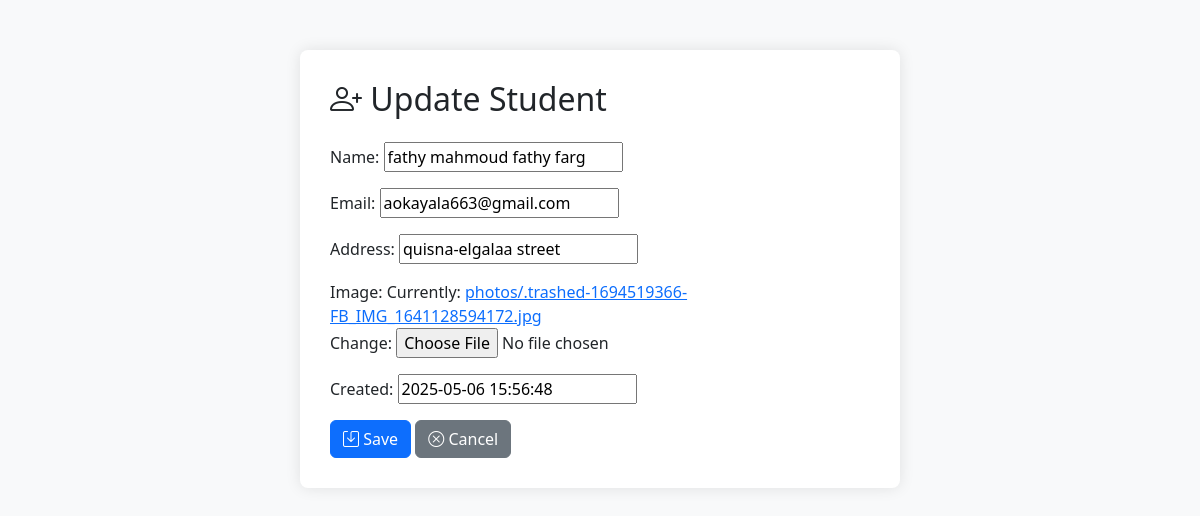
The app's page /update/5/ with its own data.
### student/models.py (models this page shows, shortened)
class Student(models.Model):
    name = models.CharField(max_length = 60)
    email = models.EmailField(max_length = 90, unique=True)
    address = models.CharField(max_length= 80)
    image = models.ImageField(upload_to='photos' , default='default.jpg')
    created = models.DateTimeField(default=timezone.now)
    class Meta:
        ordering = ['-created']

### student/views.py (the view)
class StudentUpdate(UpdateView):
    model = Student
    template_name = 'crud/student_update.html'
    fields = '__all__'
    context_object_name = 'student'
    success_url = reverse_lazy('student_list')

### templates/crud/student_update.html (shortened to what this page needs)
{% extends 'base.html' %}
{% load static %}
{% block content %}
<div class="form-container">
    <h2 class="mb-4">
        <i class="bi bi-person-plus"></i>
        {% if student %}Update Student{% else %}Create New Student{% endif %}
    </h2>
    <form method="post" enctype="multipart/form-data">
        {{form.as_p}}
        <button type="submit" class="btn btn-primary">
            <i class="bi bi-save"></i> Save
        </button>
        <a href="{% url 'student_list' %}" class="btn btn-secondary">
            <i class="bi bi-x-circle"></i> Cancel
        </a>
    </form>
</div>
{% endblock %}

### crud/static/style.css (style rules this page uses)
body { padding: 20px; background-color: #f8f9fa; }
.form-container { max-width: 600px; margin: 30px auto; padding: 30px; background: white; border-radius: 8px; box-shadow: 0 0 15px rgba(0, 0, 0, 0.1); }

### records on screen
Student: name "fathy mahmoud fathy farg", email "aokayala663@gmail.com", address "quisna-elgalaa street", created "2025-05-06 15:56:48"
